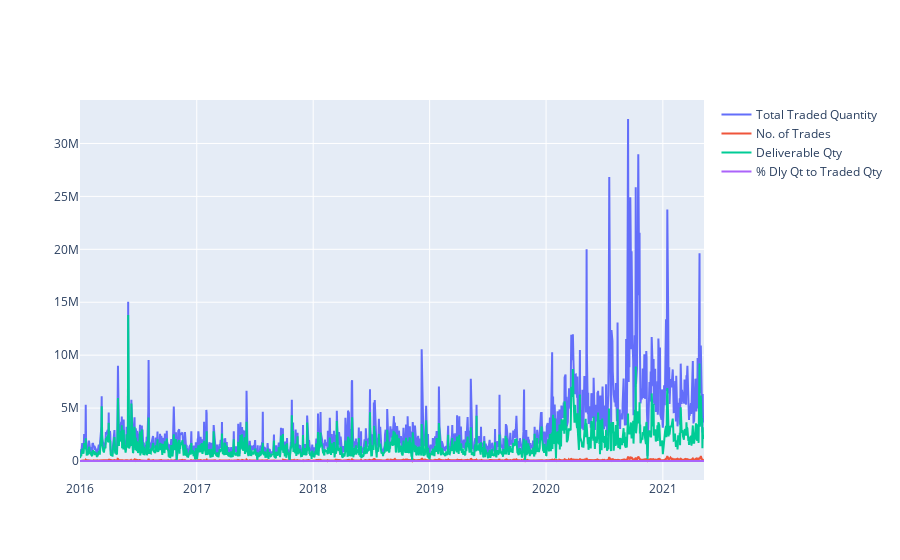

The notebook cell this image was saved under:
### Code cell
# графики изменения дневных показателей

configure_plotly_browser_state()
fig3 = go.Figure()
fig3.add_trace(go.Scatter(x=df_EQ['Date'], y=df_EQ['Total Traded Quantity'], name='Total Traded Quantity'))
fig3.add_trace(go.Scatter(x=df_EQ['Date'], y=df_EQ['No. of Trades'], name='No. of Trades'))
fig3.add_trace(go.Scatter(x=df_EQ['Date'], y=df_EQ['Deliverable Qty'], name='Deliverable Qty'))
fig3.add_trace(go.Scatter(x=df_EQ['Date'], y=df_EQ['% Dly Qt to Traded Qty'], name='% Dly Qt to Traded Qty'))

fig3.show()

### Figure 1 — Plotly figure (JSON) as saved in the notebook; plotly's stock layout.template omitted (floating-point values rounded to 4 significant figures; data arrays with more than 128 entries replaced by an {"elided": "..."} marker saying what was removed)
{"data": [{"y": {"elided": "1324 int values"}, "x": {"elided": "1324 str values"}, "type": "scatter", "name": "Total Traded Quantity"}, {"y": {"elided": "1324 int values"}, "x": {"elided": "1324 str values"}, "type": "scatter", "name": "No. of Trades"}, {"y": {"elided": "1324 int values"}, "x": {"elided": "1324 str values"}, "type": "scatter", "name": "Deliverable Qty"}, {"y": {"elided": "1324 float values"}, "x": {"elided": "1324 str values"}, "type": "scatter", "name": "% Dly Qt to Traded Qty"}], "layout": {}}
